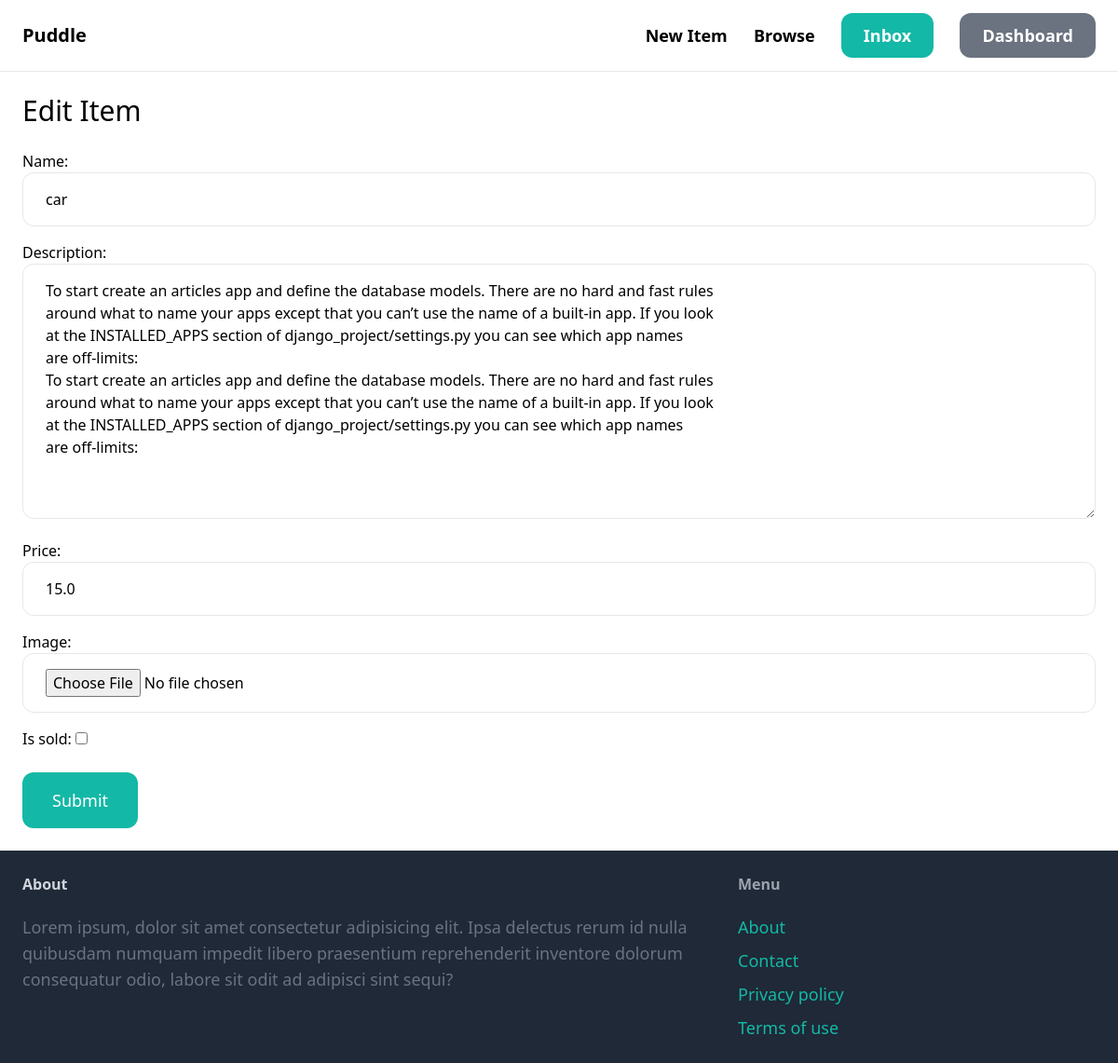
The app's page /items/5/edit/ (signed in) with its own data.
### item/models.py (models this page shows, shortened)
class Item(models.Model):
    name = models.CharField( max_length = 255)
    category = models.ForeignKey(Category, related_name = 'items', on_delete=models.CASCADE)
    description = models.TextField()
    price = models.FloatField()
    image = models.ImageField(upload_to='item_image', blank=True, null=True)
    is_sold = models.BooleanField(default=False)
    created_by = models.ForeignKey(User, related_name = 'items', on_delete=models.CASCADE)
    created_at = models.DateTimeField(auto_now_add="True")
    class Meta:
        ordering = ('name',)

### item/views.py (the view)
# urls.py: path('<int:pk>/edit/', views.edit, name='edit'),
@login_required
def edit(request, pk):
    item = get_object_or_404(Item, pk = pk, created_by = request.user)
    if request.method == 'POST':
        form = EditItemForm(request.POST, request.FILES, instance=item)
        if form.is_valid():
            form.save()
            return redirect('item:detail', pk=item.id)
    else:
        form = EditItemForm(instance=item)
    return render(request, 'item/form.html', {
        'form' : form,
        'title' : 'Edit Item',
    })

### item/forms.py
class EditItemForm(forms.ModelForm):
    class Meta:
        model = Item
        fields= ( 'name', 'description', 'price', 'image', 'is_sold')
        widgets = {
            'name' : forms.TextInput(attrs={
                'class' : INPUT_CLASSES
            }),
            'description' : forms.Textarea(attrs={
                'class' : INPUT_CLASSES
            }),
            'price' : forms.TextInput(attrs={
                'class' : INPUT_CLASSES
            }),
            'image' : forms.FileInput(attrs={
                'class' : INPUT_CLASSES
            }),
        }

### item/templates/item/form.html (shortened to what this page needs)
{% extends 'core/base.html' %}
{% block content %}
    <h1 class="text-3xl mb-6"> {{ title}} </h1>
    <form method="post" action="." enctype="multipart/form-data">
        <div class="space-y-4">
            {{ form.as_p}}
        </div>
            <button class=" mt-6 py-4 px-8 text-lg bg-teal-500 hover:bg-teal-700 rounded-xl text-white">Submit</button>
    {% endblock content %}

### records on screen
Item: name "car", description "To start create an articles app and define the database models. There are no hard and fast rules around what to name your apps except that you can’t use the name of a built-in app. If you look at the INSTALLED_APPS section of django_project/settings.py you can see which app names are off-limits: To start create an articles app and define the database models. There are no hard and fast rules around what to name your apps except that you can’t use the name of a built-in app. If you look at the INSTALLED_APPS section of django_project/settings.py you can see which app names are off-limits:", price "15.0"

### other values on screen
{{ title }} "Edit Item"
